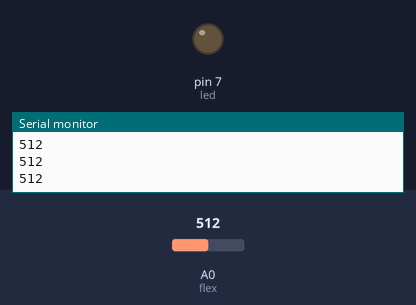
This sketch was run on a simulated Arduino Uno, built with avr-gcc and run on an emulated ATmega328P. Shown: output pins drawn as LEDs (lit = HIGH), the last lines printed to the serial monitor. Inputs (shaded band) come from the test bench; at power-on: A0 (flex) = 512.

Above: at 1.2 s.
1.3 s: A0 (flex) set to 784
2.8 s: A0 (flex) set to 818
At 4.0 s:
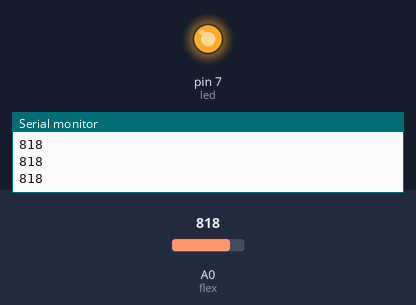
4.3 s: A0 (flex) set to 716
At 5.3 s:
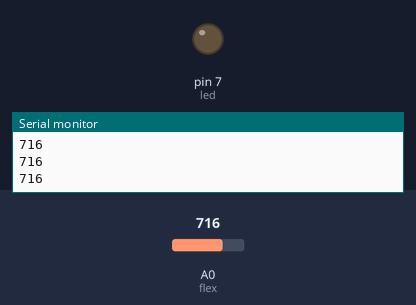
5.8 s: A0 (flex) set to 900
At 6.7 s:
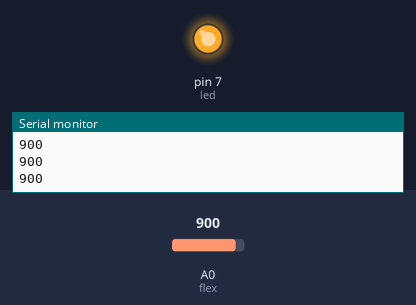
Timing chart, 0 to 8.3 s (numbered marks = the images above; inputs shaded):
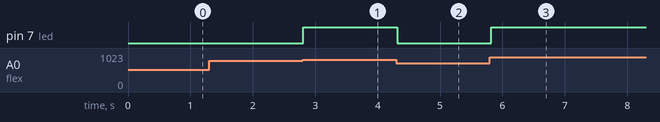

The sketch:

flexled.ino
```cpp
const int led = 7;
const int flex = A0;
int i;
void setup(){
  pinMode(led, OUTPUT);
  Serial.begin(9600);
}
void loop(){
  i = analogRead(flex);
  Serial.println(i);
  i = map(i, 700, 900, 0, 255);
  analogWrite(led, i);
  delay(100);
}
```

Measured:
- the behaviour switches between 800 and 801 on A0 (flex) (found by bisection; images 0 and 1)
- after the input at 2.8 s, pin 7 (led): LOW → HIGH at once
- after the input at 4.3 s, pin 7 (led): HIGH → LOW at once
- after the input at 5.8 s, pin 7 (led): LOW → HIGH at once
